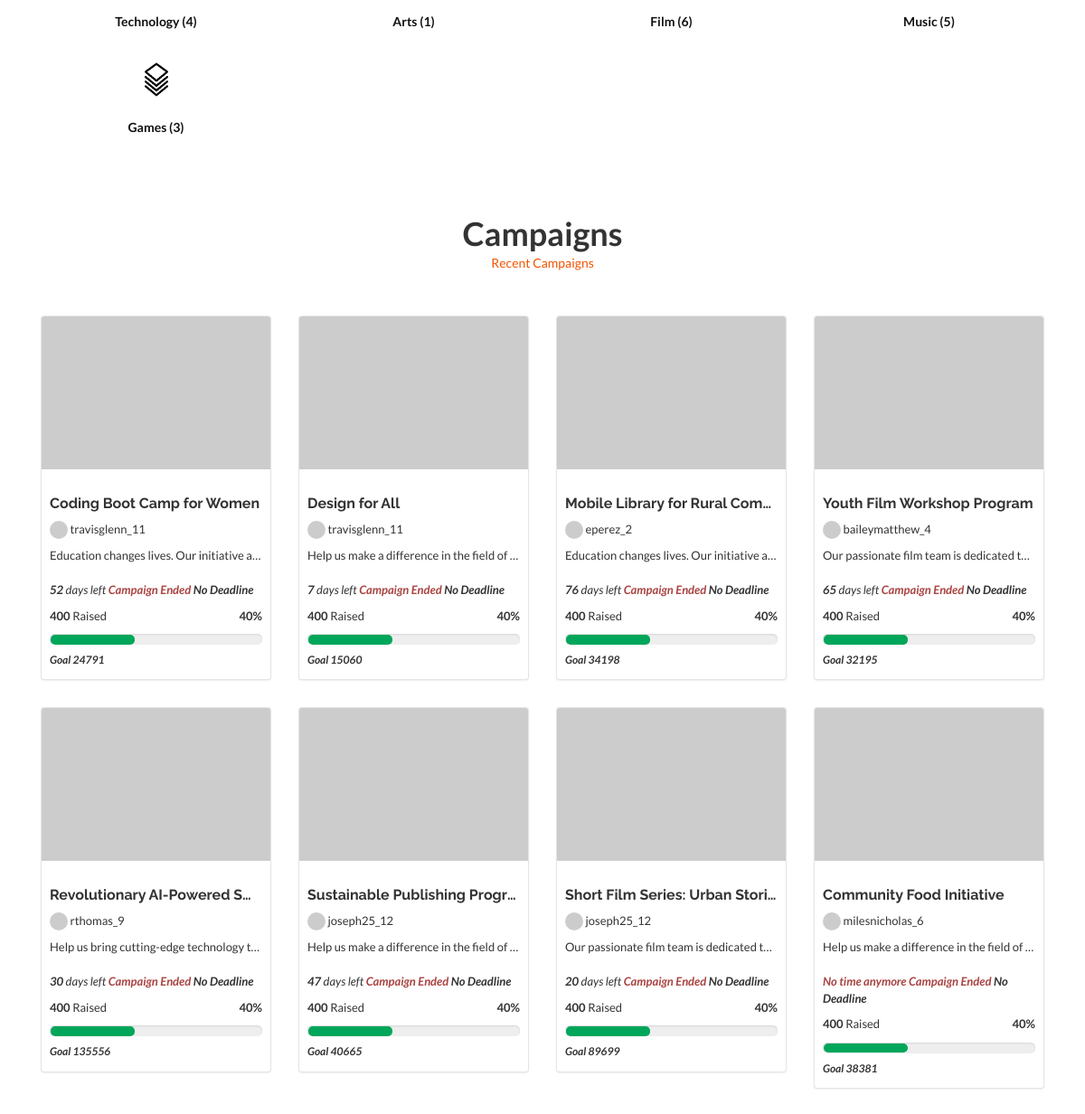
The app's page / (middle part), older data.
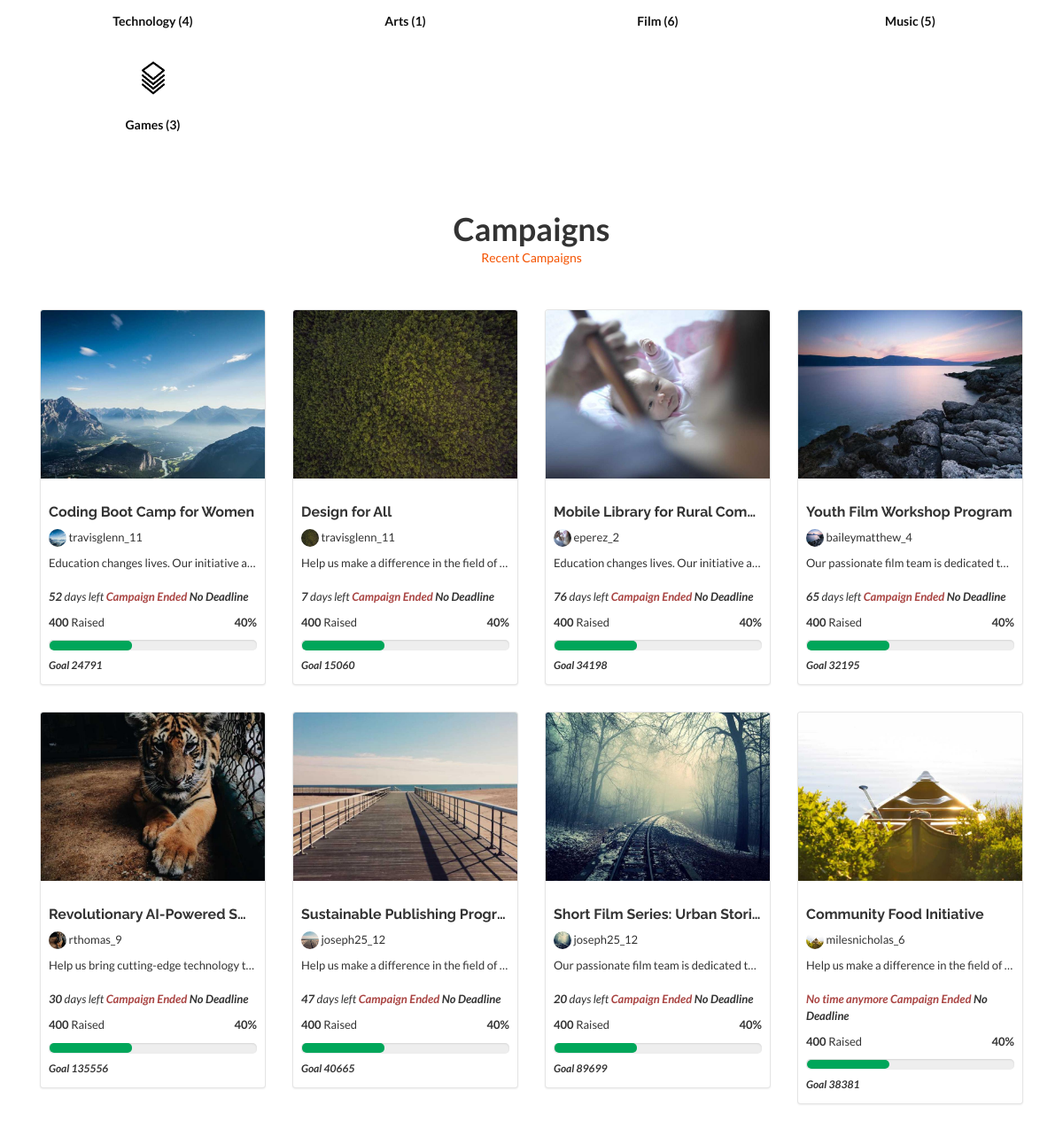
The same page, newer data.
### campaign/models.py (models this page shows, shortened)
class Campaign(models.Model):
    id = models.UUIDField(primary_key=True, default=uuid.uuid4, editable=False)
    title = models.CharField(max_length=255)
    description = models.TextField()
    user = models.ForeignKey(User, on_delete=models.DO_NOTHING)
    category = models.ForeignKey(Category, on_delete=models.CASCADE)
    date = models.DateTimeField(default=now, blank=True)
    status = models.CharField(max_length=20, default="pending")
    image = models.ImageField(upload_to="campaigns")
    goal = models.IntegerField()
    location = models.CharField(max_length=150)
    deadline = models.DateField()
    def image_url(self):
        return self.image.url if self.image else "https://placehold.co/600x400?text=No+Image"
    def days_remaining(self):
        delta = self.deadline - datetime.now().date()
        return delta.days

### accounts/models.py (models this page shows, shortened)
class User(AbstractUser):
    username = models.CharField(
        "username",
        max_length=50,
        unique=True,
        help_text="Required. 50 characters or fewer. Letters, digits and @/./+/-/_ only.",
        error_messages={
            "unique": "A user with this username already exists.",
        },
    )
    email = models.EmailField(
        unique=True,
        blank=False,
        error_messages={
            "unique": "A user with this email already exists.",
        },
    )
    status = models.CharField(max_length=20, default="active")
    avatar = models.ImageField(upload_to="avatars/", null=True, blank=True)
    country = models.ForeignKey(Country, on_delete=models.SET_NULL, null=True)
    USERNAME_FIELD = "email"
    REQUIRED_FIELDS = ["username"]

### core/views.py (the view)
# urls.py: path('', HomeView.as_view(), name="home"),
class HomeView(ListView):
    model = Campaign
    template_name = "home.html"
    context_object_name = "campaigns"
    def get_queryset(self):
        return Campaign.objects.filter(
            status="active"
        ).prefetch_related(
            "user"
        ).order_by(
            '-date'
        )[:8]
    def get_context_data(self, **kwargs):
        context = super().get_context_data(**kwargs)
        context["total_campaigns"] = Campaign.objects.filter(status="pending").count()
        context["fund_raised"] = Donation.objects.filter(approved=True).aggregate(Sum("donation"))
        context["members"] = User.objects.count()
        return context

### core/context_processors.py (called while the page is built)
def categories(request):
    cats = Category.objects.prefetch_related("campaign_set").all()[:5]
    return {'categories': cats}

### core/models.py (called while the page is built)
    @property
    def category_image(self):
        if self.image:
            return self.image.url
        return "/media/categories/default.png"

### templates/home.html (shortened to what this page needs)
{% extends 'base.html' %}
{% load static %}
{% block content %}
    <div class="container margin-bottom-40">
        {% for category in categories %}
            <div class="col-lg-3 col-md-6 col-sm-6 col-xs-12 row-margin-20 text-center">
                <a href="{% url 'core:campaigns-by-category' category.id %}">
                    <img class="img-responsive custom-rounded center-block"
                         src="{{ category.category_image }}"
                         alt="{{ category.name }}"
                         style="height: 50px; width: 50px;">
                </a>
                <h1 class="title-services">
                    <a href="{% url 'core:campaigns-by-category' category.id %}">
                        {{ category.name }} ({{ category.campaign_set.count }})
                    </a>
                </h1>
            </div>
        {% endfor %}
    </div>
    {% if campaigns.count > 0 %}
        <div class="container margin-bottom-40">
            <div class="col-md-12 btn-block margin-bottom-40">
                <h1 class="btn-block text-center class-montserrat margin-bottom-zero none-overflow">Campaigns</h1>
                <h5 class="btn-block text-center class-montserrat subtitle-color">Recent Campaigns</h5>
            </div>
            <div class="margin-bottom-30">
                {% for campaign in campaigns %}
                    {% include "includes/campaign.html" with campaign=campaign %}
                {% endfor %}
            </div>
            <div class="row margin-bottom-40">
                <div class="container">
                </div>
            </div>
        </div>
    {% endif %}
{% endblock %}

### templates/includes/campaign.html (shortened to what this page needs)
<div class="col-xs-12 col-sm-6 col-md-3 col-thumb">
    <div class="thumbnail padding-top-zero">
        <a class="position-relative btn-block img-grid" href="#">
            <img title="{{ campaign.title }}" src="{{ campaign.image_url }}" class="image-url img-responsive btn-block radius-image"/>
        </a>
        <div class="caption">
            <h1 class="title-campaigns font-default">
                <a title="{{ campaign.title }}" class="item-link" href="{% url 'campaign:campaign-detail' campaign.id %}">
                    {{ campaign.title }}
                </a>
            </h1>
            <p class="desc-campaigns">
                {% if campaign.user %}
                    <img src="{{ campaign.image_url }}" width="20" height="20" class="img-circle avatar-campaign"/> {{ campaign.user.username }}
                {% else %}
                    <img src="" width="20" height="20" class="img-circle avatar-campaign"/> User not available
                {% endif %}
            </p>
            <p class="desc-campaigns text-overflow">
                {{ campaign.description.strip|safe }}
            </p>
            <p class="desc-campaigns">
              <span class="stats-campaigns margin-bottom-zero">
                <em>
                  {% if campaign.deadline %}
                      {% if campaign.days_remaining > 0 %}
                          <strong>{{ campaign.days_remaining }}</strong> days left
                      {% elif campaign.days_remaining == 0 %}
                          <strong>Last Day</strong>
                      {% else %}
                          <strong class="text-danger">No time anymore</strong>
                      {% endif %}
                  {% endif %}
                    <strong class="text-danger">Campaign Ended</strong>
                    <strong>No Deadline</strong>
                </em>
              </span>
                <span class="stats-campaigns">
                    <span class="pull-left">
                        <strong>400</strong>
                        Raised
                    </span>
                    <span class="pull-right">
                        <strong>40%</strong>
                    </span>
                </span>
                <span class="progress">
                    <span class="percentage" style="width: 40%" aria-valuemin="0" aria-valuemax="100" role="progressbar"></span>
                </span>
            </p>
            <h6 class="margin-bottom-zero">
                <em><strong>Goal {{ campaign.goal }}</strong></em>
            </h6>
        </div>
    </div>
</div>

Row changes from the older to the newer data that the page shows:
changed Campaign "Coding Boot Camp for Women": image_url: picture added in place of a placeholder
changed Campaign "Design for All": image_url: picture added in place of a placeholder
changed Campaign "Mobile Library for Rural Com…": image_url: picture added in place of a placeholder
changed Campaign "Youth Film Workshop Program": image_url: picture added in place of a placeholder
changed Campaign "Revolutionary AI-Powered S…": image_url: picture added in place of a placeholder
changed Campaign "Sustainable Publishing Progr…": image_url: picture added in place of a placeholder
changed Campaign "Short Film Series: Urban Stori…": image_url: picture added in place of a placeholder
changed Campaign "Community Food Initiative": image_url: picture added in place of a placeholder
